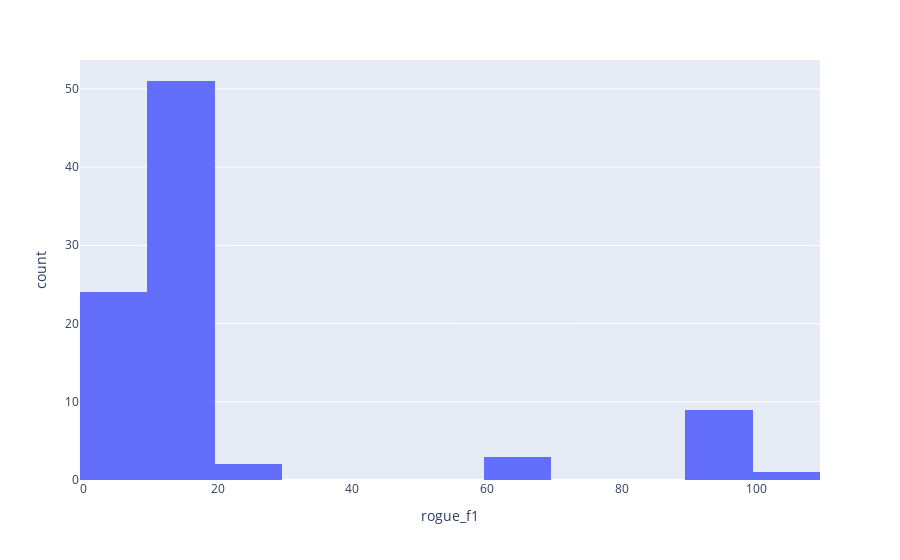

Notebook code cell kept with this figure:
### Code cell
px.histogram(out_df.to_pandas(), x="rogue_f1", nbins=20)

### Figure 1 — Plotly figure (JSON) as saved in the notebook; plotly's stock layout.template omitted (floating-point values rounded to 4 significant figures)
{"data": [{"alignmentgroup": "True", "bingroup": "x", "hovertemplate": "rogue_f1=%{x}<br>count=%{y}<extra></extra>", "legendgroup": "", "marker": {"color": "#636efa", "pattern": {"shape": ""}}, "name": "", "nbinsx": 20, "offsetgroup": "", "orientation": "v", "showlegend": false, "type": "histogram", "x": [4, 10, 14, 14, 13, 0, 11, 0, 8, 12, 16, 10, 15, 99, 15, 16, 6, 97, 100, 15, 99, 8, 16, 16, 9, 16, 97, 16, 99, 16, 10, 0, 0, 0, 6, 67, 67, 0, 14, 4, 15, 16, 10, 11, 8, 16, 16, 97, 15, 16, 21, 16, 16, 16, 16, 10, 8, 16, 97, 97, 67, 14, 11, 12, 0, 6, 8, 0, 8, 12, 9, 10, 10, 8, 9, 11, 16, 16, 16, 16, 11, 16, 21, 99, 16, 16, 16, 16, 16, 8], "xaxis": "x", "yaxis": "y"}], "layout": {"barmode": "relative", "legend": {"tracegroupgap": 0}, "margin": {"t": 60}, "xaxis": {"anchor": "y", "domain": [0, 1], "title": {"text": "rogue_f1"}}, "yaxis": {"anchor": "x", "domain": [0, 1], "title": {"text": "count"}}}}
